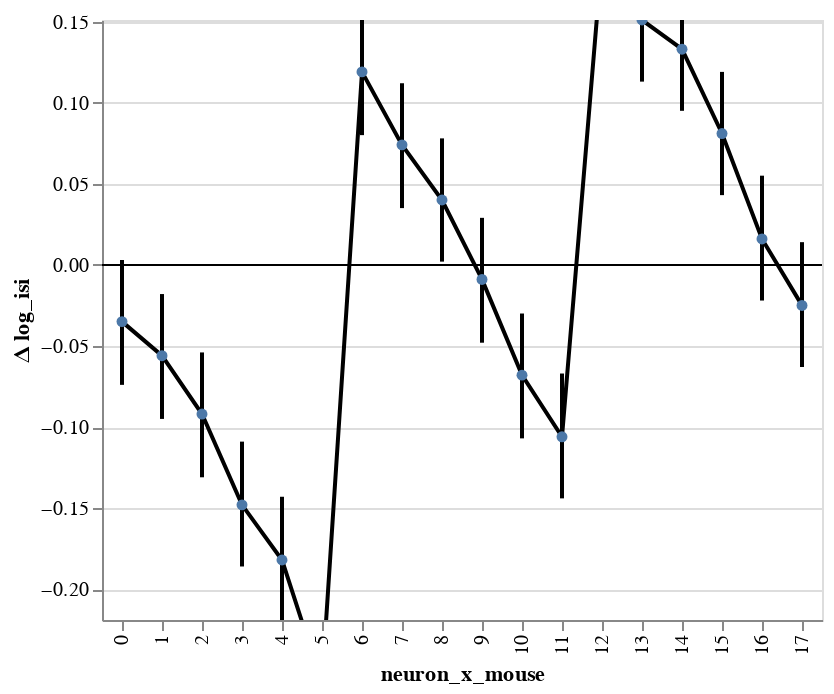

This figure's notebook cell:
### Code cell
bw.chart

### Figure 1 — Vega-Lite specification as saved in the notebook (floating-point values rounded to 4 significant figures)
{"config": {"view": {"continuousWidth": 400, "continuousHeight": 300}}, "layer": [{"mark": {"type": "rule", "clip": true, "size": 2}, "encoding": {"x": {"type": "ordinal", "field": "neuron_x_mouse"}, "y": {"type": "quantitative", "axis": {"orient": "left", "title": ""}, "field": "lower interval", "scale": {"domain": [-0.219, 0.151], "zero": true}}, "y2": {"field": "higher interval"}}}, {"mark": {"type": "line", "clip": true, "color": "black", "fill": null, "point": true}, "encoding": {"x": {"type": "ordinal", "field": "neuron_x_mouse"}, "y": {"type": "quantitative", "axis": {"orient": "left"}, "field": "center interval", "scale": {"domain": [-0.219, 0.151], "zero": true}, "title": "Δ log_isi"}}}, {"mark": {"type": "rule", "color": "black", "opacity": 1, "size": 0.5}, "encoding": {"y": {"type": "quantitative", "axis": {"orient": "left", "title": ""}, "field": "zero", "scale": {"domain": [-0.219, 0.151], "zero": true}}}}], "data": {"name": "data-744c59d92df977fa34f20f0ed58e12d8"}, "$schema": "https://vega.github.io/schema/vega-lite/v4.8.1.json", "datasets": {"data-744c59d92df977fa34f20f0ed58e12d8": [{"neuron_x_mouse": 0, "center interval": -0.035, "Std.Err.": 0.02, "z": -1.801, "p": 0.072, "higher interval": -0.074, "lower interval": 0.003, "zero": 0}, {"neuron_x_mouse": 1, "center interval": -0.056, "Std.Err.": 0.02, "z": -2.857, "p": 0.004, "higher interval": -0.095, "lower interval": -0.018, "zero": 0}, {"neuron_x_mouse": 2, "center interval": -0.092, "Std.Err.": 0.02, "z": -4.694, "p": 0.0, "higher interval": -0.131, "lower interval": -0.054, "zero": 0}, {"neuron_x_mouse": 3, "center interval": -0.148, "Std.Err.": 0.02, "z": -7.538, "p": 0.0, "higher interval": -0.186, "lower interval": -0.109, "zero": 0}, {"neuron_x_mouse": 4, "center interval": -0.182, "Std.Err.": 0.02, "z": -9.267, "p": 0.0, "higher interval": -0.22, "lower interval": -0.143, "zero": 0}, {"neuron_x_mouse": 5, "center interval": -0.258, "Std.Err.": 0.02, "z": -13.14, "p": 0.0, "higher interval": -0.296, "lower interval": -0.219, "zero": 0}, {"neuron_x_mouse": 6, "center interval": 0.119, "Std.Err.": 0.02, "z": 6.053, "p": 0.0, "higher interval": 0.08, "lower interval": 0.157, "zero": 0}, {"neuron_x_mouse": 7, "center interval": 0.074, "Std.Err.": 0.02, "z": 3.753, "p": 0.0, "higher interval": 0.035, "lower interval": 0.112, "zero": 0}, {"neuron_x_mouse": 8, "center interval": 0.04, "Std.Err.": 0.02, "z": 2.04, "p": 0.041, "higher interval": 0.002, "lower interval": 0.078, "zero": 0}, {"neuron_x_mouse": 9, "center interval": -0.009, "Std.Err.": 0.02, "z": -0.484, "p": 0.629, "higher interval": -0.048, "lower interval": 0.029, "zero": 0}, {"neuron_x_mouse": 10, "center interval": -0.068, "Std.Err.": 0.02, "z": -3.489, "p": 0.0, "higher interval": -0.107, "lower interval": -0.03, "zero": 0}, {"neuron_x_mouse": 11, "center interval": -0.106, "Std.Err.": 0.02, "z": -5.394, "p": 0.0, "higher interval": -0.144, "lower interval": -0.067, "zero": 0}, {"neuron_x_mouse": 12, "center interval": 0.19, "Std.Err.": 0.02, "z": 9.669, "p": 0.0, "higher interval": 0.151, "lower interval": 0.228, "zero": 0}, {"neuron_x_mouse": 13, "center interval": 0.151, "Std.Err.": 0.02, "z": 7.704, "p": 0.0, "higher interval": 0.113, "lower interval": 0.19, "zero": 0}, {"neuron_x_mouse": 14, "center interval": 0.133, "Std.Err.": 0.02, "z": 6.79, "p": 0.0, "higher interval": 0.095, "lower interval": 0.172, "zero": 0}, {"neuron_x_mouse": 15, "center interval": 0.081, "Std.Err.": 0.02, "z": 4.132, "p": 0.0, "higher interval": 0.043, "lower interval": 0.119, "zero": 0}, {"neuron_x_mouse": 16, "center interval": 0.016, "Std.Err.": 0.02, "z": 0.823, "p": 0.41, "higher interval": -0.022, "lower interval": 0.055, "zero": 0}, {"neuron_x_mouse": 17, "center interval": -0.025, "Std.Err.": 0.02, "z": -1.264, "p": 0.206, "higher interval": -0.063, "lower interval": 0.014, "zero": 0}]}}
